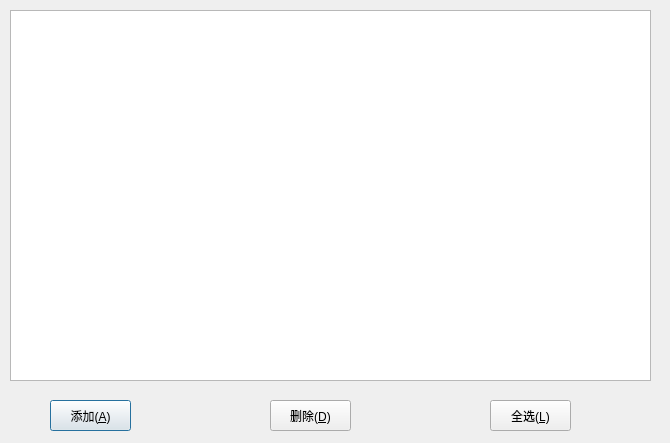
<?xml version="1.0" encoding="UTF-8"?>
<ui version="4.0">
 <class>UserManage</class>
 <widget class="QDialog" name="UserManage">
  <property name="geometry">
   <rect>
    <x>0</x>
    <y>0</y>
    <width>670</width>
    <height>443</height>
   </rect>
  </property>
  <property name="windowTitle">
   <string>Dialog</string>
  </property>
  <widget class="QTableView" name="tableView">
   <property name="geometry">
    <rect>
     <x>10</x>
     <y>10</y>
     <width>641</width>
     <height>371</height>
    </rect>
   </property>
  </widget>
  <widget class="QPushButton" name="Add_Button">
   <property name="geometry">
    <rect>
     <x>50</x>
     <y>400</y>
     <width>81</width>
     <height>31</height>
    </rect>
   </property>
   <property name="text">
    <string>添加(&amp;A)</string>
   </property>
  </widget>
  <widget class="QPushButton" name="Delete_Button">
   <property name="geometry">
    <rect>
     <x>270</x>
     <y>400</y>
     <width>81</width>
     <height>31</height>
    </rect>
   </property>
   <property name="text">
    <string>删除(&amp;D)</string>
   </property>
  </widget>
  <widget class="QPushButton" name="Allpick_Button">
   <property name="geometry">
    <rect>
     <x>490</x>
     <y>400</y>
     <width>81</width>
     <height>31</height>
    </rect>
   </property>
   <property name="text">
    <string>全选(&amp;L)</string>
   </property>
  </widget>
 </widget>
 <resources/>
 <connections/>
</ui>
